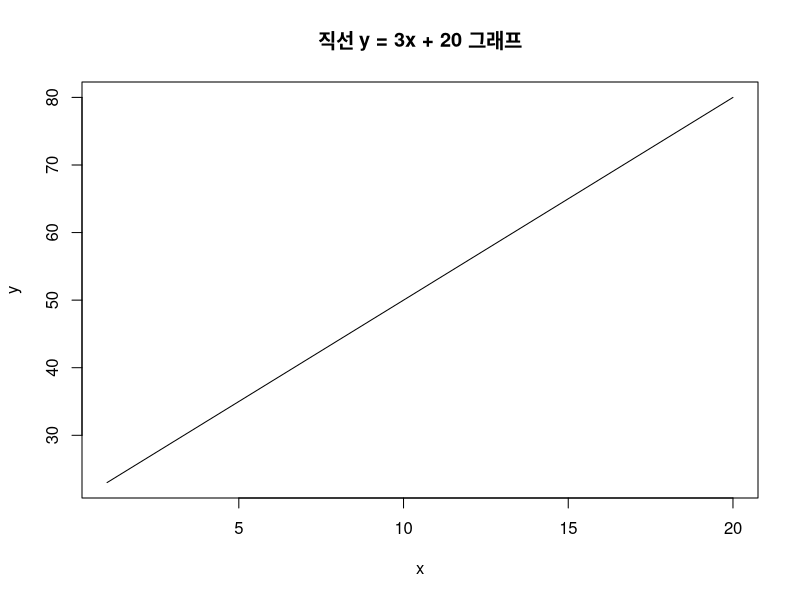
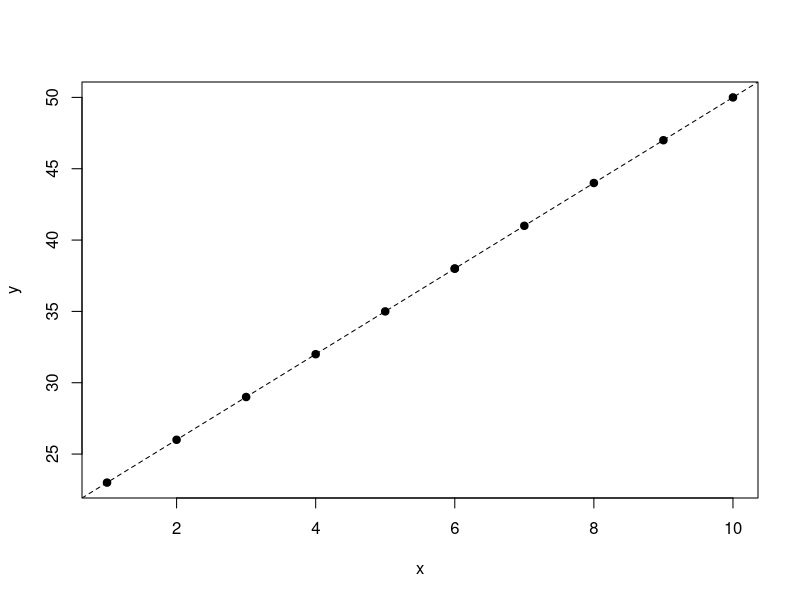
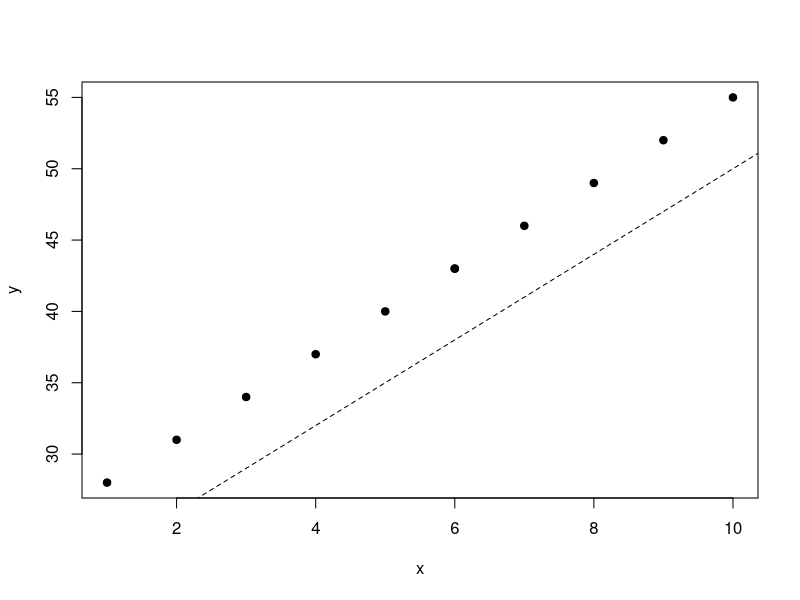
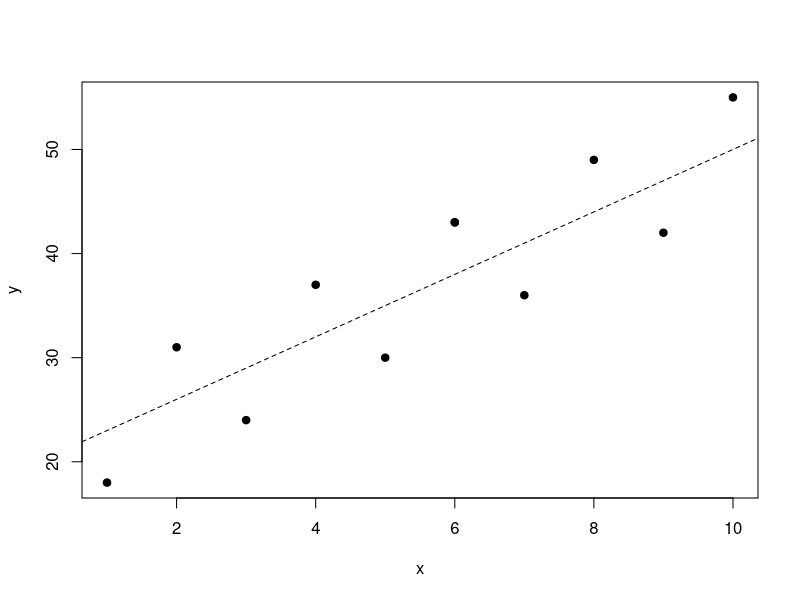
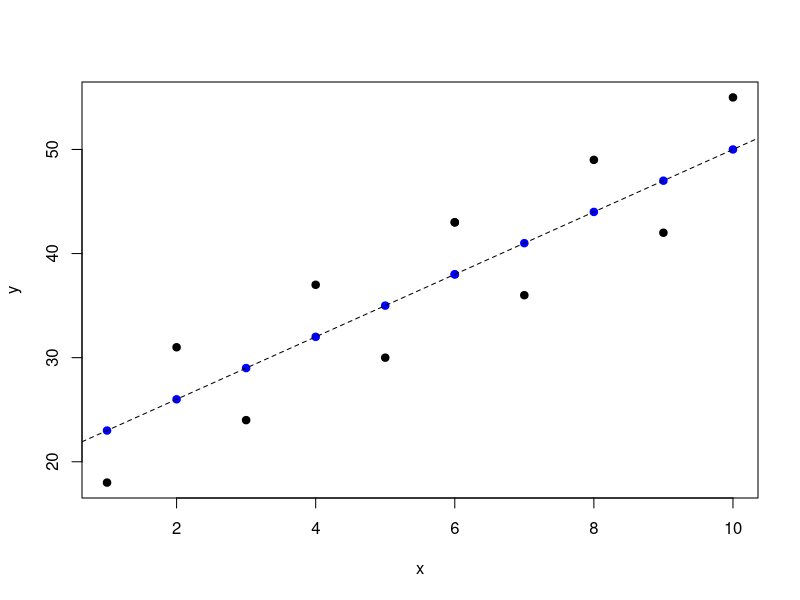
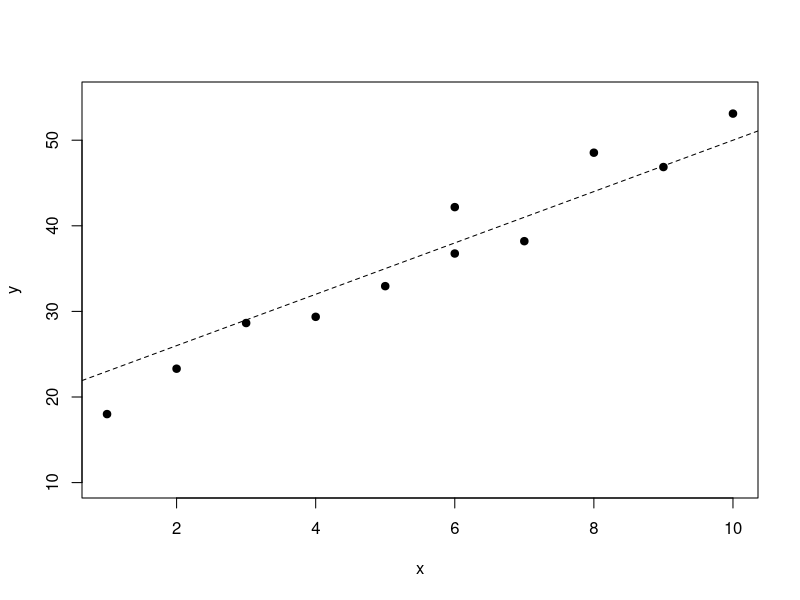
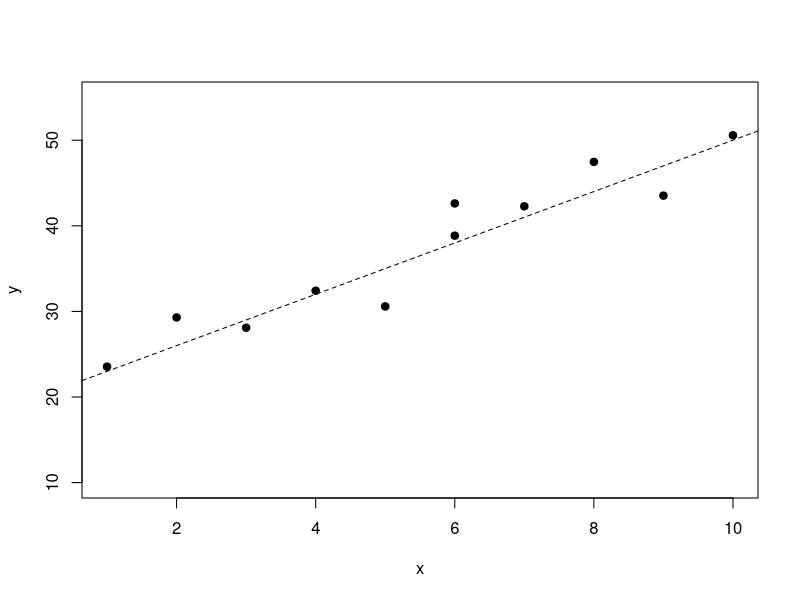

The R script that drew these images, in order:
## ---- chunk 1
knitr::opts_chunk$set(comment = ">>")
## ---- chunk 2
x <- 1:20
y <- x * 3 + 20
plot(x, y, type = "l",
     main = "직선 y = 3x + 20 그래프")
## ---- chunk 3
true_fuc <- function(x){
  result <- x * 3 + 20
  return(result)
}
## ---- chunk 4
x <- c(2, 6, 3, 7, 4, 6, 5, 1, 9, 8, 10)
y <- true_fuc(x)
plot(x, y, pch = 19)
abline(20, 3, lty = 2)
## ---- chunk 5
y <- true_fuc(x) + 5
plot(x, y, pch = 19)
abline(20, 3, lty = 2)
## ---- chunk 6
noise <- function(x){
  noise_vec <- rep(0, length(x))
  noise_vec[x %% 2 == 0] <- 5
  noise_vec[x %% 2 == 1] <- -5
  return(noise_vec)
}
y <- true_fuc(x) + noise(x)
plot(x, y, pch = 19)
abline(20, 3, lty = 2)
## ---- chunk 7
denoise <- rep(0, length(y))
denoise[y %% 2 == 1] <- -5
denoise[y %% 2 == 0] <- 5
plot(x, y, pch = 19)
points(x, y + denoise, pch = 19, col = "blue")
abline(20, 3, lty = 2)
## ---- chunk 8
x
## ---- chunk 9
## print with possibly greater accuracy:
options(digits.secs = 6)
Sys.time()
## ---- chunk 10
current_time <- as.character(Sys.time())
n <- nchar(current_time)
time_decimal <- substr(current_time, n-3, n)
current_time; time_decimal
## ---- chunk 11
as.integer(time_decimal) / 10000
## ---- chunk 12
random_0to1 <- function(){
  options(digits.secs = 6)
  current_time <- as.character(Sys.time())
  n <- nchar(current_time)
  time_decimal <- substr(current_time, n-3, n)
  return(as.integer(time_decimal)/ 10000)
}
## ---- chunk 13
random_0to1()
random_0to1()
random_0to1()
## ---- chunk 14
# 3개의 0~1 사이의 무작위 숫자 발생
runif(3)
## ---- chunk 15
r_noise <- runif(11) * 10 - 5
r_noise
## ---- chunk 16
y <- true_fuc(x) + r_noise
plot(x, y, pch = 19, ylim = c(10, 55))
abline(20, 3, lty = 2)
## ---- chunk 17
r_noise <- runif(11) * 10 - 5
y <- true_fuc(x) + r_noise
plot(x, y, pch = 19, ylim = c(10, 55))
abline(20, 3, lty = 2)
